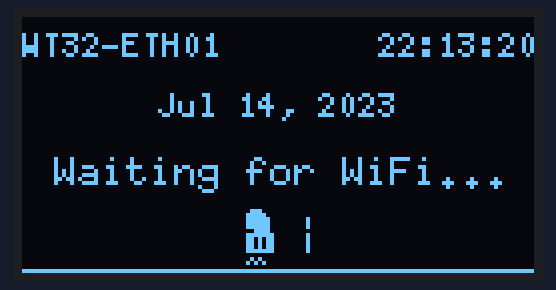
Bench run of a sketch on a simulated ESP32. Parts: 128×64 one-colour display. WiFi joins after 1.5 s; servers stay silent unless stated; the local clock reads 2024-03-15 10:24:30 at power-on unless the sketch sets it; what the sketch prints to the serial monitor is not drawn.

Above: at 0.1 s.
At 0.6 s:
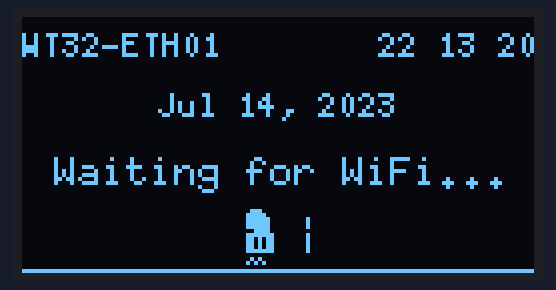
At 5.96 s:
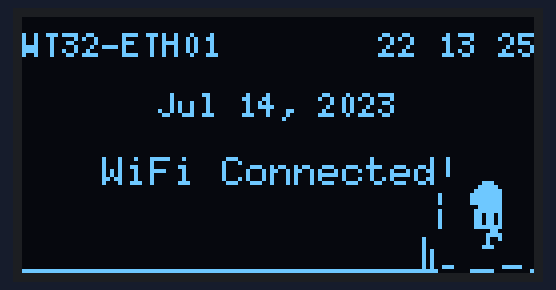
At 10.91 s:
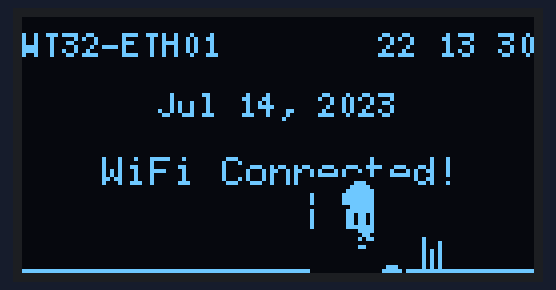
At 19.75 s:
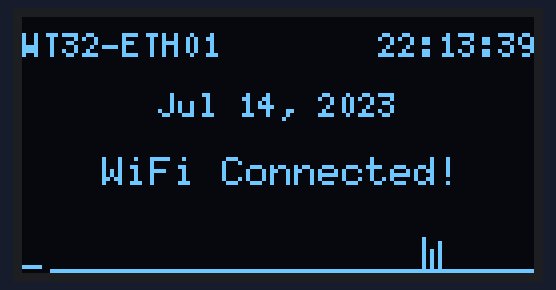
At 39.89 s:
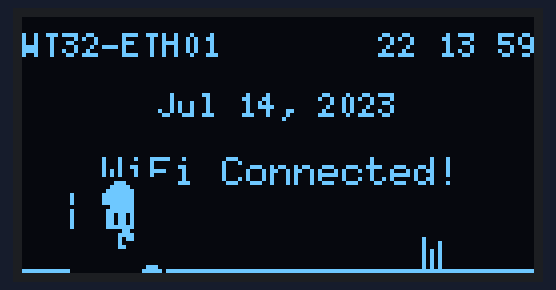

The sketch:

sketch_jul2a.ino
```cpp
#include <Wire.h>
#include <U8g2lib.h>
#include <RTClib.h>
#include <WiFi.h>

// 📟 OLED Display I2C (SCL = GPIO32, SDA = GPIO33)
U8G2_SSD1306_128X64_NONAME_F_HW_I2C u8g2(
  U8G2_R0, /* reset=*/ U8X8_PIN_NONE, 32, 33
);

// 🕒 RTC
RTC_DS3231 rtc;

// 🌐 Wi-Fi Credentials
const char* ssid = "Geckotech Intern ^_^";
const char* password = "Jeremiah33:3";

// 🦖 Dino Animation
const unsigned char dino24_1[] PROGMEM = {
  0x00,0x00,0x00, 0x00,0x38,0x00, 0x00,0x7C,0x00,
  0x00,0xFE,0x00, 0x01,0xFF,0x00, 0x01,0xFF,0x00,
  0x01,0xFF,0x00, 0x00,0xFC,0x00, 0x01,0xFE,0x00,
  0x01,0xB6,0x00, 0x01,0xB6,0x00, 0x01,0xB6,0x00,
  0x01,0xFE,0x00, 0x00,0x60,0x00, 0x00,0xF0,0x00,
  0x00,0xD0,0x00, 0x00,0x10,0x00, 0x00,0x30,0x00,
  0x00,0x00,0x00, 0x00,0x00,0x00, 0x00,0x00,0x00
};

const unsigned char dino24_2[] PROGMEM = {
  0x00,0x00,0x00, 0x00,0x38,0x00, 0x00,0x7C,0x00,
  0x00,0xFE,0x00, 0x01,0xFF,0x00, 0x01,0xFF,0x00,
  0x01,0xFF,0x00, 0x00,0xFC,0x00, 0x01,0xFE,0x00,
  0x01,0xB6,0x00, 0x01,0xB6,0x00, 0x01,0xB6,0x00,
  0x01,0xFE,0x00, 0x00,0xF0,0x00, 0x00,0x60,0x00,
  0x00,0xD0,0x00, 0x00,0x00,0x00, 0x00,0x30,0x00,
  0x00,0x00,0x00, 0x00,0x00,0x00, 0x00,0x00,0x00
};

const unsigned char dino24_3[] PROGMEM = {
  0x00,0x00,0x00, 0x00,0x38,0x00, 0x00,0x7C,0x00,
  0x00,0xFE,0x00, 0x01,0xFF,0x00, 0x01,0xFF,0x00,
  0x01,0xFF,0x00, 0x00,0xFC,0x00, 0x01,0xFE,0x00,
  0x01,0xB6,0x00, 0x01,0xB6,0x00, 0x01,0xB6,0x00,
  0x01,0xFE,0x00, 0x00,0x60,0x00, 0x00,0xF0,0x00,
  0x00,0x90,0x00, 0x00,0x10,0x00, 0x00,0x38,0x00,
  0x00,0x00,0x00, 0x00,0x00,0x00, 0x00,0x00,0x00
};

const unsigned char deadDino [] PROGMEM = {
  0x00,0x00,0x0E,0x00,0x1F,0x00,0x3F,0x80,
  0x3F,0x80,0x3F,0x80,0x3C,0x00,0x7F,0x80,
  0x6B,0x80,0x6B,0x80,0x6B,0x80,0x7F,0x80,
  0x00,0x00,0x0A,0x00,0x15,0x00,0x00,0x00
};

const unsigned char* dinoFrames[] = { dino24_1, dino24_2, dino24_3 };

const int numFrames = 3;
int currentFrame = 0;
unsigned long lastFrameTime = 0;
unsigned long lastBlink = 0;
bool showColon = true;
int dinoX = 0;

// Wi-Fi status
bool wifiConnected = false;

int dinoY = 40;        // Ground level
bool jumping = false;
int jumpOffset = 0;
int jumpSpeed = -3;

void setup() {

  Serial.begin(115200);
  Serial.println(WiFi.localIP());


  Wire.begin(33, 32);
  u8g2.begin();
  rtc.begin();
  WiFi.begin(ssid, password);

  rtc.adjust(DateTime(F(__DATE__), F(__TIME__))); // Optional first time
}

void loop() {
  u8g2.clearBuffer();

  // ⏱ Get RTC time
  DateTime now = rtc.now();

  bool isNight = now.hour() >= 18 || now.hour() < 6;

  // 📶 Check Wi-Fi connection
  wifiConnected = WiFi.status() == WL_CONNECTED;


  // 🏷 Header
  u8g2.setFont(u8g2_font_5x7_tr);
  u8g2.setCursor(0, 10);
  u8g2.print("WT32-ETH01");

  char timeBuf[9];
  sprintf(timeBuf, "%02d%c%02d%c%02d",
    now.hour(),
    showColon ? ':' : ' ',
    now.minute(),
    showColon ? ':' : ' ',
    now.second());
  int timeW = u8g2.getStrWidth(timeBuf);
  u8g2.setCursor(128 - timeW, 10);
  u8g2.print(timeBuf);

  // 🗓 Date
  char dateBuf[20];
  sprintf(dateBuf, "Jul %d, %d", now.day(), now.year());
  centerText(dateBuf, 25);

  // 💬 Status
  u8g2.setFont(u8g2_font_6x10_tf);
  centerText(wifiConnected ? "WiFi Connected!" : "Waiting for WiFi...", 42);

  // 🌵 Draw ground
  u8g2.drawHLine(0, 63, 128); // ground line

  // Draw cactus (simple lines)
  if (wifiConnected) {
    u8g2.drawLine(100, 63, 100, 55);
    u8g2.drawLine(102, 63, 102, 58);
    u8g2.drawLine(104, 63, 104, 56);
  }

  // 🦖 Dino logic
  if (wifiConnected) {
    drawRunningDino();
  } else {
    drawDeadDino();
  }

  u8g2.sendBuffer();

  // 🔄 Colon blink
  if (millis() - lastBlink > 500) {
    showColon = !showColon;
    lastBlink = millis();
  }

  if (isNight) drawNightSky();

  delay(30);
}

// ─────────────────────────────────────────────
// Center text helper
void centerText(const char* txt, int y) {
  int w = u8g2.getStrWidth(txt);
  u8g2.setCursor((128 - w) / 2, y);
  u8g2.print(txt);
}

// ─────────────────────────────────────────────
// Running dino that moves horizontally
void drawRunningDino() {
  if (millis() - lastFrameTime > 150) {
    currentFrame = (currentFrame + 1) % numFrames;
    lastFrameTime = millis();
    dinoX += 4;
    if (dinoX > 128) dinoX = -16;
  }
  u8g2.drawXBMP(dinoX, dinoY + jumpOffset, 24, 24, dinoFrames[currentFrame]);
  Serial.println("Dino Frame: " + String(currentFrame) + ", X: " + String(dinoX));
}

// Dead dino in center
void drawDeadDino() {
  u8g2.drawXBMP((128 - 16) / 2, 47, 16, 16, deadDino);
}

void updateJump() {
  if (jumping) {
    jumpOffset += jumpSpeed;
    jumpSpeed += 1; // gravity
    if (jumpOffset >= 0) {
      jumpOffset = 0;
      jumpSpeed = -3;
      jumping = false;
    }
  }
}

void drawNightSky() {
  u8g2.drawPixel(10, 5);
  u8g2.drawPixel(50, 10);
  u8g2.drawPixel(80, 3);
  u8g2.drawPixel(100, 7);
  // clouds or more stars here
}
```

Measured:
- what the display in image 1 shows lasts 0.5 s, from 0.6 s to 1.1 s
